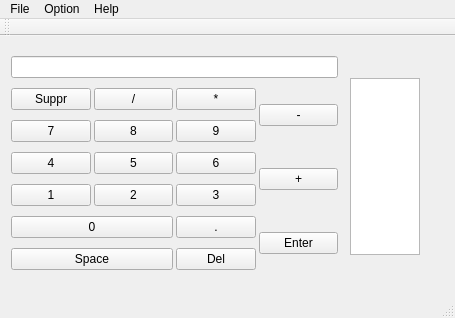
<?xml version="1.0" encoding="UTF-8"?>
<ui version="4.0">
 <class>MainWindow</class>
 <widget class="QMainWindow" name="MainWindow">
  <property name="geometry">
   <rect>
    <x>0</x>
    <y>0</y>
    <width>455</width>
    <height>318</height>
   </rect>
  </property>
  <property name="windowTitle">
   <string>MainWindow</string>
  </property>
  <widget class="QWidget" name="centralWidget">
   <widget class="QWidget" name="verticalLayoutWidget">
    <property name="geometry">
     <rect>
      <x>0</x>
      <y>0</y>
      <width>431</width>
      <height>261</height>
     </rect>
    </property>
    <layout class="QVBoxLayout" name="verticalLayout">
     <item>
      <layout class="QHBoxLayout" name="horizontalLayout">
       <item>
        <layout class="QGridLayout" name="gridLayout" rowstretch="0,0,0,0,0,0,0,0,0,0">
         <property name="sizeConstraint">
          <enum>QLayout::SetMinimumSize</enum>
         </property>
         <property name="horizontalSpacing">
          <number>3</number>
         </property>
         <property name="verticalSpacing">
          <number>1</number>
         </property>
         <property name="topMargin">
          <number>0</number>
         </property>
         <item row="3" column="0">
          <widget class="QPushButton" name="num7Button">
           <property name="text">
            <string>7</string>
           </property>
           <property name="shortcut">
            <string>7</string>
           </property>
          </widget>
         </item>
         <item row="5" column="1">
          <widget class="QPushButton" name="num5Button">
           <property name="text">
            <string>5</string>
           </property>
           <property name="shortcut">
            <string>5</string>
           </property>
          </widget>
         </item>
         <item row="3" column="1">
          <widget class="QPushButton" name="num8Button">
           <property name="text">
            <string>8</string>
           </property>
           <property name="shortcut">
            <string>8</string>
           </property>
          </widget>
         </item>
         <item row="6" column="1">
          <widget class="QPushButton" name="num2Button">
           <property name="text">
            <string>2</string>
           </property>
           <property name="shortcut">
            <string>2</string>
           </property>
          </widget>
         </item>
         <item row="6" column="0">
          <widget class="QPushButton" name="num1Button">
           <property name="text">
            <string>1</string>
           </property>
           <property name="shortcut">
            <string>1</string>
           </property>
          </widget>
         </item>
         <item row="8" column="0" colspan="2">
          <widget class="QPushButton" name="num0Button">
           <property name="text">
            <string>0</string>
           </property>
           <property name="shortcut">
            <string>0</string>
           </property>
          </widget>
         </item>
         <item row="9" column="0" colspan="2">
          <widget class="QPushButton" name="spaceButton">
           <property name="text">
            <string>Space</string>
           </property>
           <property name="shortcut">
            <string>Space</string>
           </property>
          </widget>
         </item>
         <item row="0" column="0" colspan="4">
          <widget class="QLineEdit" name="inputLine">
           <property name="readOnly">
            <bool>true</bool>
           </property>
          </widget>
         </item>
         <item row="5" column="0">
          <widget class="QPushButton" name="num4Button">
           <property name="text">
            <string>4</string>
           </property>
           <property name="shortcut">
            <string>4</string>
           </property>
          </widget>
         </item>
         <item row="8" column="3" rowspan="2">
          <widget class="QPushButton" name="enterButton">
           <property name="baseSize">
            <size>
             <width>0</width>
             <height>0</height>
            </size>
           </property>
           <property name="autoFillBackground">
            <bool>false</bool>
           </property>
           <property name="text">
            <string>Enter</string>
           </property>
           <property name="shortcut">
            <string>Return</string>
           </property>
          </widget>
         </item>
         <item row="6" column="2">
          <widget class="QPushButton" name="num3Button">
           <property name="text">
            <string>3</string>
           </property>
           <property name="shortcut">
            <string>3</string>
           </property>
          </widget>
         </item>
         <item row="5" column="2">
          <widget class="QPushButton" name="num6Button">
           <property name="text">
            <string>6</string>
           </property>
           <property name="shortcut">
            <string>6</string>
           </property>
          </widget>
         </item>
         <item row="3" column="2">
          <widget class="QPushButton" name="num9Button">
           <property name="text">
            <string>9</string>
           </property>
           <property name="shortcut">
            <string>9</string>
           </property>
          </widget>
         </item>
         <item row="8" column="2">
          <widget class="QPushButton" name="pointButton">
           <property name="text">
            <string>.</string>
           </property>
           <property name="shortcut">
            <string>.</string>
           </property>
          </widget>
         </item>
         <item row="5" column="3" rowspan="2">
          <widget class="QPushButton" name="plusButton">
           <property name="text">
            <string>+</string>
           </property>
           <property name="shortcut">
            <string>+</string>
           </property>
          </widget>
         </item>
         <item row="9" column="2">
          <widget class="QPushButton" name="supprButton">
           <property name="text">
            <string>Del</string>
           </property>
           <property name="shortcut">
            <string>Backspace</string>
           </property>
          </widget>
         </item>
         <item row="2" column="0">
          <widget class="QPushButton" name="clearButton">
           <property name="text">
            <string>Suppr</string>
           </property>
           <property name="shortcut">
            <string>Del</string>
           </property>
          </widget>
         </item>
         <item row="2" column="1">
          <widget class="QPushButton" name="divButton">
           <property name="text">
            <string>/</string>
           </property>
           <property name="shortcut">
            <string>/</string>
           </property>
          </widget>
         </item>
         <item row="2" column="2">
          <widget class="QPushButton" name="mulButton">
           <property name="text">
            <string>*</string>
           </property>
           <property name="shortcut">
            <string>*</string>
           </property>
          </widget>
         </item>
         <item row="2" column="3" rowspan="2">
          <widget class="QPushButton" name="lessButton">
           <property name="text">
            <string>-</string>
           </property>
           <property name="shortcut">
            <string>-</string>
           </property>
          </widget>
         </item>
        </layout>
       </item>
       <item>
        <layout class="QFormLayout" name="formLayout">
         <property name="fieldGrowthPolicy">
          <enum>QFormLayout::AllNonFixedFieldsGrow</enum>
         </property>
         <item row="0" column="1">
          <spacer name="verticalSpacer">
           <property name="orientation">
            <enum>Qt::Vertical</enum>
           </property>
           <property name="sizeHint" stdset="0">
            <size>
             <width>20</width>
             <height>40</height>
            </size>
           </property>
          </spacer>
         </item>
         <item row="1" column="1">
          <widget class="QListView" name="listPile"/>
         </item>
         <item row="2" column="1">
          <spacer name="verticalSpacer_2">
           <property name="orientation">
            <enum>Qt::Vertical</enum>
           </property>
           <property name="sizeHint" stdset="0">
            <size>
             <width>20</width>
             <height>40</height>
            </size>
           </property>
          </spacer>
         </item>
        </layout>
       </item>
      </layout>
     </item>
    </layout>
   </widget>
  </widget>
  <widget class="QMenuBar" name="menuBar">
   <property name="geometry">
    <rect>
     <x>0</x>
     <y>0</y>
     <width>455</width>
     <height>21</height>
    </rect>
   </property>
   <widget class="QMenu" name="menuFile">
    <property name="title">
     <string>File</string>
    </property>
    <addaction name="actionQuit"/>
   </widget>
   <widget class="QMenu" name="menuHelp">
    <property name="title">
     <string>Help</string>
    </property>
   </widget>
   <widget class="QMenu" name="menuOption">
    <property name="title">
     <string>Option</string>
    </property>
   </widget>
   <addaction name="menuFile"/>
   <addaction name="menuOption"/>
   <addaction name="menuHelp"/>
  </widget>
  <widget class="QToolBar" name="mainToolBar">
   <attribute name="toolBarArea">
    <enum>TopToolBarArea</enum>
   </attribute>
   <attribute name="toolBarBreak">
    <bool>false</bool>
   </attribute>
  </widget>
  <widget class="QStatusBar" name="statusBar"/>
  <action name="actionQuit">
   <property name="text">
    <string>Quit</string>
   </property>
  </action>
 </widget>
 <layoutdefault spacing="6" margin="11"/>
 <resources/>
 <connections/>
</ui>
